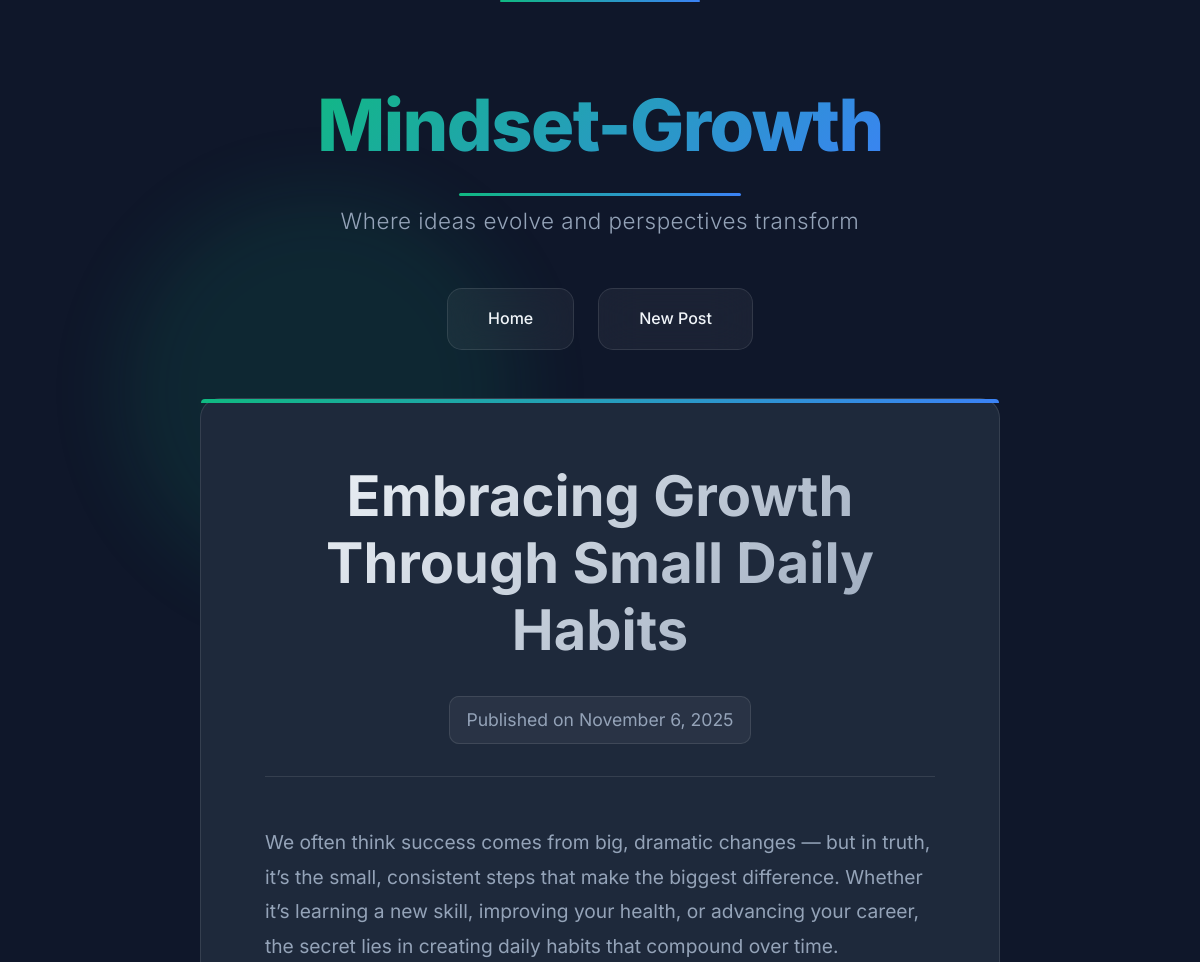
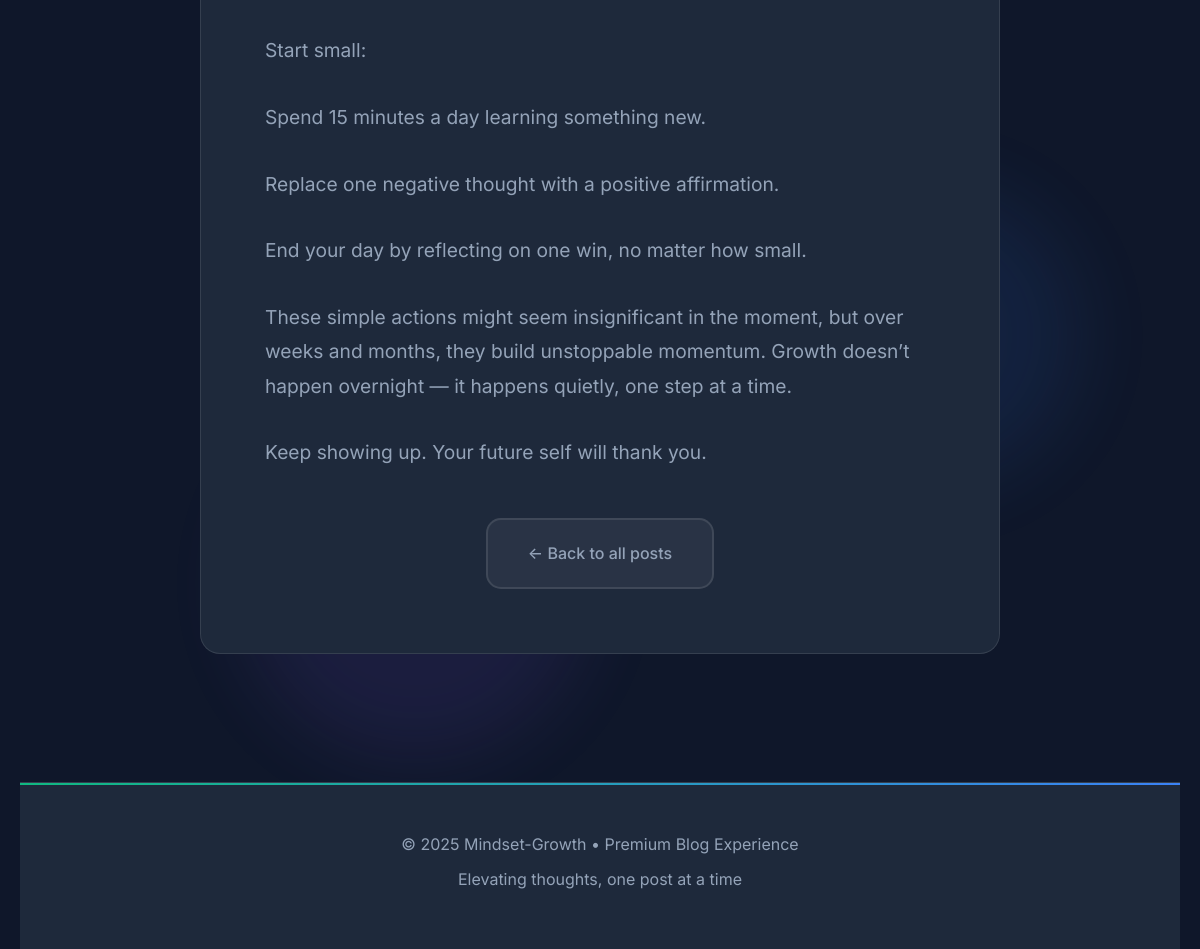
The app's page /post/1/ with its own data (2 pictures, top to bottom).
### blog/models.py (models this page shows, shortened)
class Post(models.Model):
    title = models.CharField(max_length=200)
    content = models.TextField()
    created_date = models.DateTimeField(default=timezone.now)

### blog/views.py (the view)
# urls.py: path('post/<int:pk>/', views.post_detail, name='post_detail'),
def post_detail(request, pk):
    post = get_object_or_404(Post, pk=pk)
    return render(request, 'blog/post_detail.html', {'post': post})

### blog/templates/blog/post_detail.html
{% extends 'blog/base.html' %}
{% block content %}
<article class="post-detail">
    <header class="post-detail-header">
        <h1>{{ post.title }}</h1>
        <div class="post-detail-meta">
            <span class="post-date">Published on {{ post.created_date|date:"F j, Y" }}</span>
        </div>
    </header>
    <div class="post-content">
        {{ post.content|linebreaks }}
    </div>
    <div style="text-align: center; margin-top: 3rem;">
        <a href="{% url 'post_list' %}" class="btn-secondary">← Back to all posts</a>
    </div>
</article>
{% endblock %}

### blog/static/blog/css/style.css (style rules this page uses)
* { margin: 0; padding: 0; box-sizing: border-box; }
:root { --primary: #10B981; --primary-dark: #059669; --primary-light: #34D399; --gradient: linear-gradient(135deg, #10B981 0%, #3B82F6 100%); --gradient-hover: linear-gradient(135deg, #059669 0%, #2563EB 100%); --background: #0F172A; --surface: #1E293B; --surface-light: #334155; --text-primary: #F1F5F9; --text-secondary: #94A3B8; --accent: #06D6A0; --shadow: 0 25px 50px -12px rgba(0, 0, 0, 0.5); --shadow-hover: 0 35px 60px -12px rgba(16, 185, 129, 0.3); --border: rgba(255, 255, 255, 0.1); }
body { font-family: 'Inter', 'SF Pro Display', -apple-system, BlinkMacSystemFont, sans-serif; line-height: 1.7; color: var(--text-primary); background: var(--background); min-height: 100vh; overflow-x: hidden; }
.post-date { display: flex; align-items: center; gap: 0.5rem; padding: 0.5rem 1rem; background: rgba(255, 255, 255, 0.05); border-radius: 10px; border: 1px solid var(--border); }
.post-detail { max-width: 800px; margin: 0 auto; background: var(--surface); border-radius: 20px; padding: 4rem; border: 1px solid var(--border); backdrop-filter: blur(20px); position: relative; }
.post-detail::before { content: ''; position: absolute; top: 0; left: 0; right: 0; height: 4px; background: var(--gradient); border-radius: 20px 20px 0 0; }
.post-detail-header { text-align: center; margin-bottom: 3rem; padding-bottom: 2rem; border-bottom: 1px solid var(--border); }
.post-detail h1 { font-size: 3.5rem; font-weight: 700; margin-bottom: 2rem; line-height: 1.2; background: linear-gradient(135deg, var(--text-primary) 0%, var(--text-secondary) 100%); -webkit-background-clip: text; -webkit-text-fill-color: transparent; background-clip: text; }
.post-detail-meta { display: flex; justify-content: center; align-items: center; gap: 2rem; color: var(--text-secondary); font-size: 1.1rem; }
.post-content { font-size: 1.2rem; line-height: 1.8; color: var(--text-secondary); }
.post-content p { margin-bottom: 2rem; }
.btn-secondary { color: var(--text-secondary); text-decoration: none; padding: 1.25rem 2.5rem; border: 2px solid var(--border); border-radius: 15px; transition: all 0.3s ease; font-weight: 500; display: inline-flex; align-items: center; gap: 0.75rem; background: rgba(255, 255, 255, 0.05); }

### records on screen
Post: title "Embracing Growth Through Small Daily Habits", created_date "November 6, 2025", content "We often think success comes from big, dramatic changes — but in truth, it’s the small, consistent steps that make the biggest difference. Whether it’s learning a new skill, improving your health, or advancing your career, the secret lies in creating daily habits that compound over time. Start small: Spend 15 minutes a day learning something new. Replace one negative thought with a positive affirmation. End your day by reflecting on one win, no matter how small. These simple actions might seem insignificant in the moment, but over weeks and months, they build unstoppable momentum. Growth doesn’t happen overnight — it happens quietly, one step at a time. Keep showing up. Your future self…"
